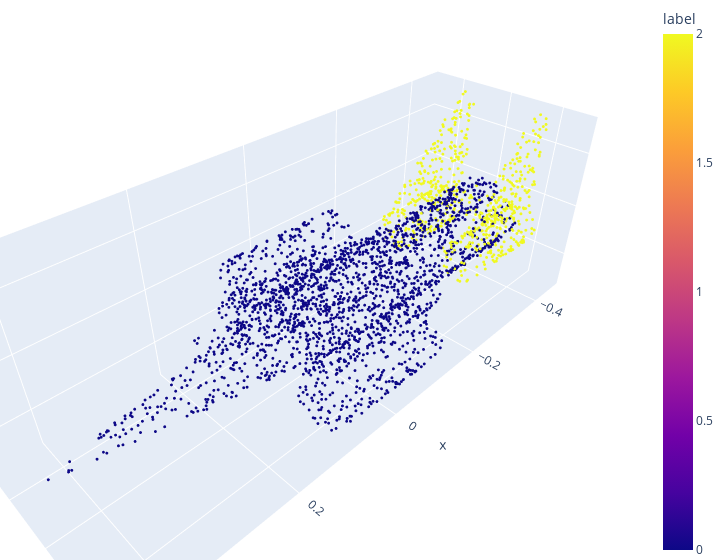

Write notebook code for a chart like this one.
### Code cell
show_3d_plot_shapenet(point_clouds_original)

### Figure 1 — Plotly figure (JSON) as saved in the notebook; plotly's stock layout.template omitted (floating-point values rounded to 4 significant figures; data arrays with more than 128 entries replaced by an {"elided": "..."} marker saying what was removed)
{"data": [{"hovertemplate": "x=%{x}<br>z=%{y}<br>y=%{z}<br>label=%{marker.color}<extra></extra>", "legendgroup": "", "marker": {"color": {"elided": "2774 int values"}, "coloraxis": "coloraxis", "size": 1, "symbol": "circle"}, "mode": "markers", "name": "", "scene": "scene", "showlegend": false, "type": "scatter3d", "x": {"elided": "2774 float values"}, "y": {"elided": "2774 float values"}, "z": {"elided": "2774 float values"}}], "layout": {"coloraxis": {"colorbar": {"title": {"text": "label"}}, "colorscale": [[0, "#0d0887"], [0.1111, "#46039f"], [0.2222, "#7201a8"], [0.3333, "#9c179e"], [0.4444, "#bd3786"], [0.5556, "#d8576b"], [0.6667, "#ed7953"], [0.7778, "#fb9f3a"], [0.8889, "#fdca26"], [1, "#f0f921"]]}, "legend": {"tracegroupgap": 0}, "margin": {"b": 0, "l": 0, "r": 0, "t": 0}, "scene": {"domain": {"x": [0, 1], "y": [0, 1]}, "xaxis": {"title": {"text": "x"}}, "yaxis": {"title": {"text": "z"}}, "zaxis": {"title": {"text": "y"}}}, "width": 720}}
